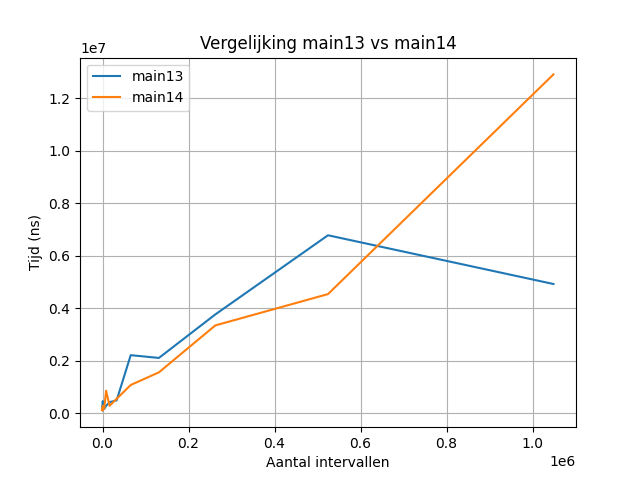

Write the Python code that produced this figure.

import sys
import pandas as pd
import matplotlib.pyplot as plt

if len(sys.argv) < 3:
    print("Usage: plot.py <csv_file> <output_png>")
    sys.exit(1)

csv_file = sys.argv[1]
output_png = sys.argv[2]

df = pd.read_csv(csv_file)

plt.plot(df['intervallen'], df['tijd_main13_ns'], label='main13')
plt.plot(df['intervallen'], df['tijd_main14_ns'], label='main14')
plt.xlabel('Aantal intervallen')
plt.ylabel('Tijd (ns)')
plt.title('Vergelijking main13 vs main14')
plt.legend()
plt.grid(True)
plt.savefig(output_png)
